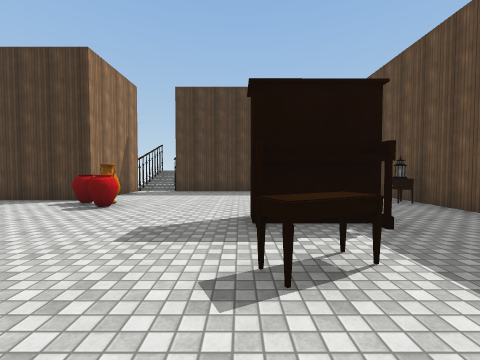
[1] (above)

14 first-person views from a walk through a Unity game level. The camera is 1.5 m above the floor, tilts 2° down and sees 90° across. The floor is counted in squares, 2 m on a side. Each view is taken from the middle of a square. On the plan, view 1 faces up. The plan holds only what a view shows up to about 9 squares ahead; the rest is blank. The place goes on beyond the plan. The player is left out. Surface patterns are stand-ins for the level's own textures.

[2]
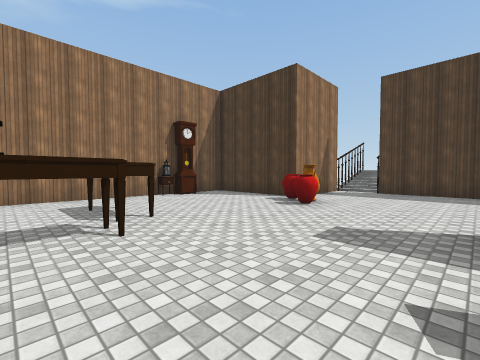

[3]
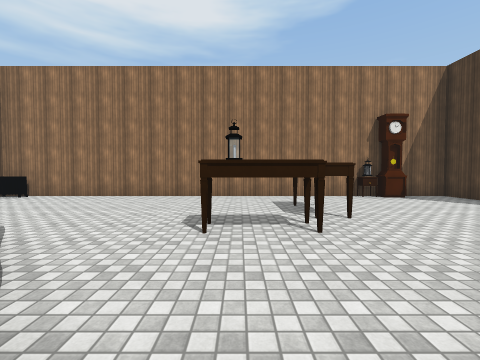

[4]
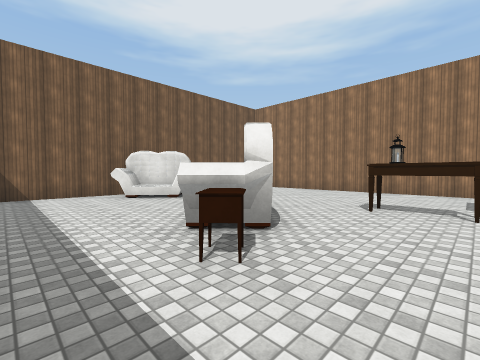

[5]
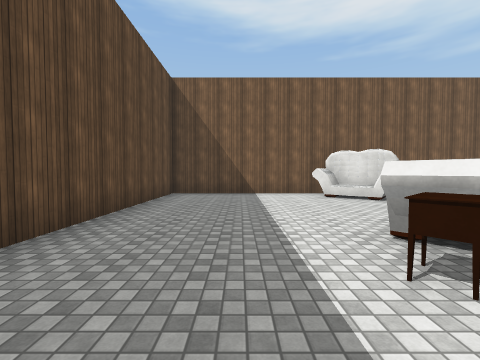

[6]
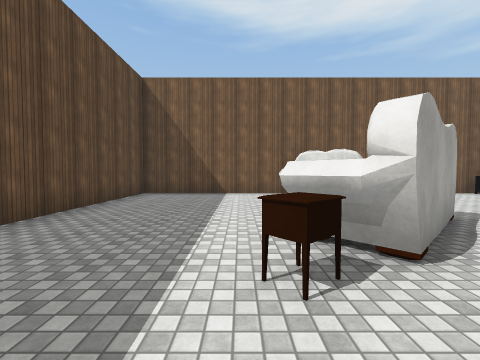

[7]
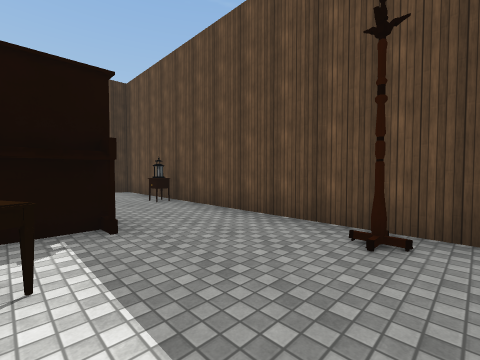

[8]
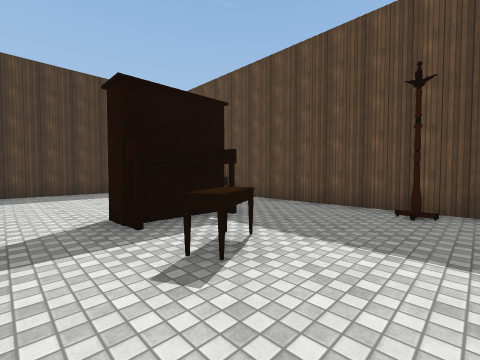

[9]
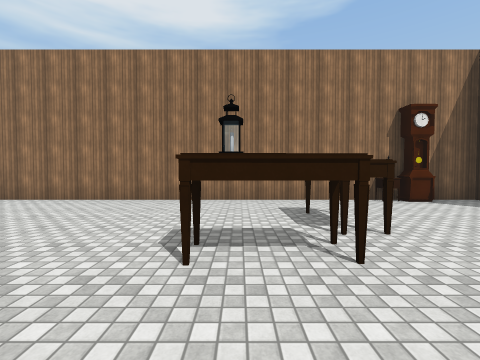

[10]
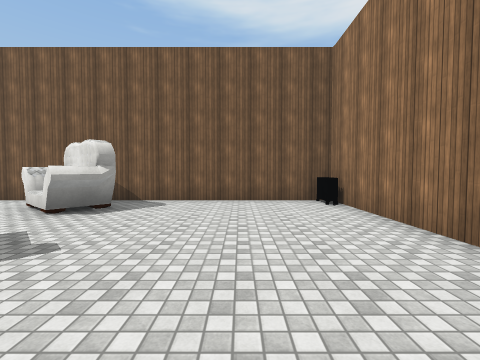

[11]
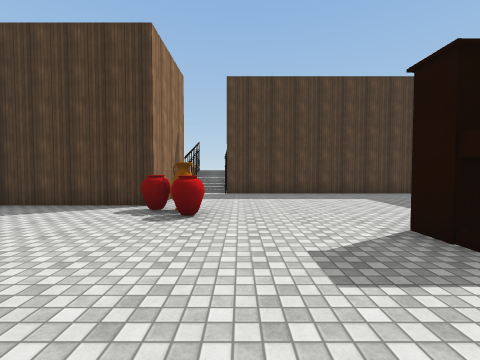

[12]
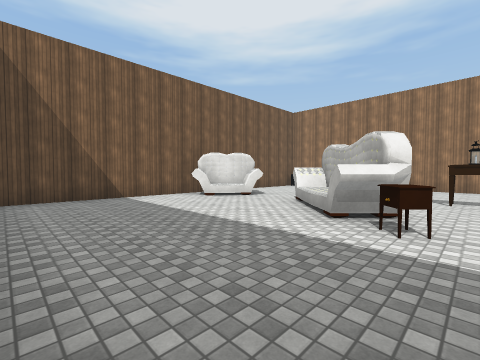

[13]
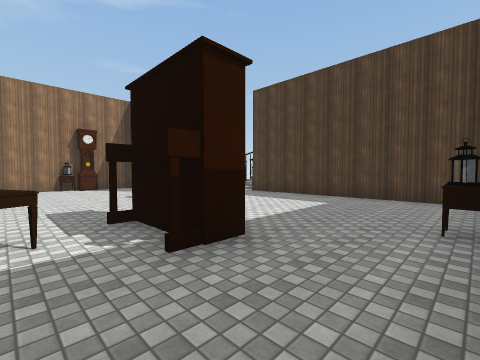

[14]
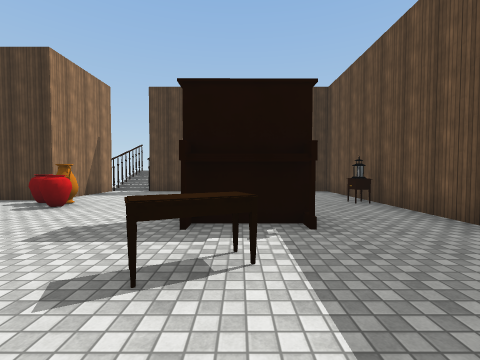

### Floor plan
Points are (right, up) in squares from view 1. A wall is a line through its corners. A room is listed if a view was taken in it or the views show most of it. See-through windows are left out.
Room 1 (views 1, 2, 3, 4, 5, 6, 7, 8, 9, 10, 11, 12, 13, 14)
walls: (-7.4, 3.2) (-7.4, -6.2); (-4.4, 6.3) (-7.4, 6.3) (-7.4, 5.9); (-6.5, -7.3) (4.3, -7.3) (4.3, 9.2) (-2.5, 9.2); (-3.9, 9) (-3.9, 6.4)
ways out: opening at (-3, 9)
objects: other object (-7, -7); table (-7, 3); other object (-7, 4); clock (-7, 5); table (-5, 1) to (-4, 2); vase (-4, 6); table (-3, 0) to (-3, 1); vase (-3, 5); vase (-3, 6); other object (-2, -6) to (-1, -5); other object (-2, -3) to (0, -1); table (0, 2) to (1, 2); table (1, -1); piano (1, 3) to (2, 4); rack (4, 1); table (4, 5); lantern (4, 6)

Where each view was taken, in squares from view 1:
view 1: 0 up, 0 right, facing up
view 2: 0 up, 0 right, facing up-left
view 3: 0 up, 0 right, facing left
view 4: 1 up, 2 right, facing down-left
view 5: 1 up, 2 right, facing down
view 6: 1 up, 1 right, facing down
view 7: 0 up, 1 right, facing up-right
view 8: 0 up, 1 left, facing up-right
view 9: 0 up, 1 left, facing left
view 10: 1 down, 5 left, facing down
view 11: 1 up, 2 left, facing up
view 12: 0 up, 4 right, facing down-left
view 13: 2 up, 4 right, facing up-left
view 14: 0 up, 1 right, facing up
